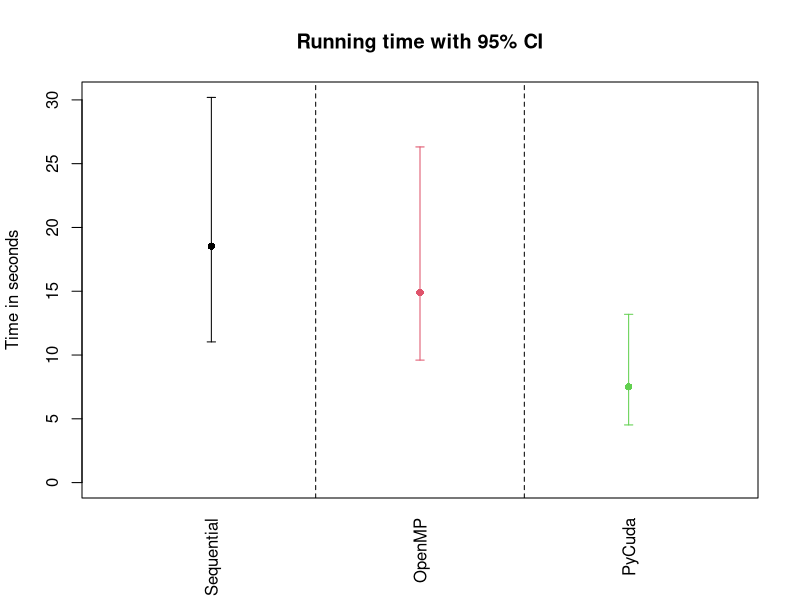
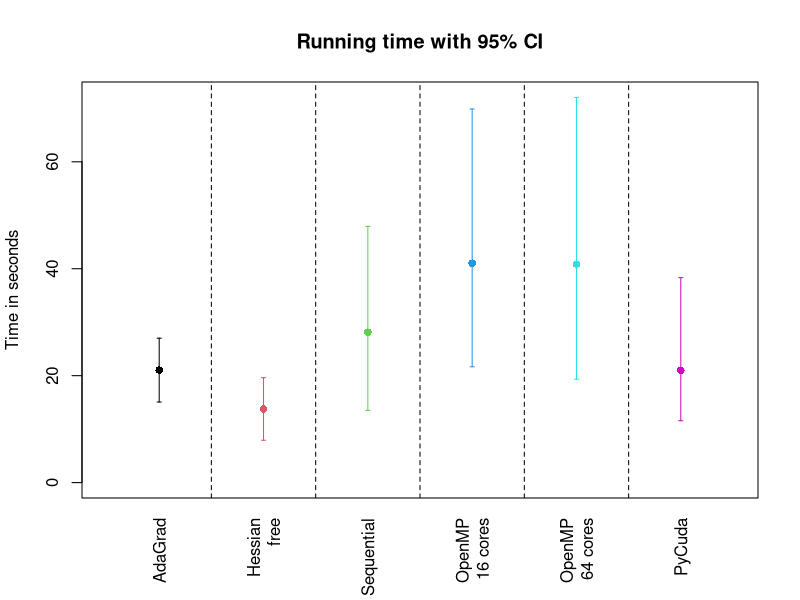

These charts were generated, in order, by the following R code:
plotTimes = function(data, labels){
  plot(data[1,], pch = 16, col = 1:ncol(data), ylim = c(0, max(data)), 
       xaxt = "n", xlab = "", ylab = "Time in seconds", xlim = c(0.5,ncol(data)+.5), 
       main = "Running time with 95% CI" )
  axis(side = 1, at = 1:ncol(data), labels = labels, tick = F, las = 2)
  for (i in 1:ncol(data)){
    if (i < ncol(data)){abline(v = i+.5, lty = 2)}
    segments(i,data[2,i],i,data[3,i], col = i)
    segments(i-.02,data[2:3,i],i+.02,data[2:3,i], col = i)
  }
}

# Exercise 2 (Adam?)
seq = c(18.5330983472,11.0279892445, 30.1942003429)
openMP = c(14.9100168781, 9.60147128105, 26.312218219)
pycuda = c(7.50733185935, 4.52090799212, 13.1926374018)
data = cbind(seq, openMP, pycuda)

png("images/adam_time.png")
plotTimes(data, labels = c("Sequential", "OpenMP", "PyCuda"))
dev.off()

# Exercise 4 (Hessian-Free)
adagrad = c(22.11327004, 20.99232507, 20.67294908, 21.50551796, 20.75233102,
22.05125189, 21.38181114, 23.677526, 22.23660803, 22.30888796,
14.05756593, 18.08011985, 19.73524594, 22.54485297, 17.04361391,
22.02792001, 22.47860503, 20.608922, 21.00822711, 23.78029704,
21.42607212, 21.29130912, 20.53942299, 21.21694303, 22.57947993,
21.95840693, 24.32899284, 22.9603219,  22.87017012, 21.20456409,
21.90778995, 21.08343601, 21.50300503, 21.53422499, 13.81168413,
22.60522199, 19.88480997, 7.45160484, 19.97562003, 20.16937613,
20.27532506, 22.59281611, 16.26733088, 16.46365118, 16.29503918,
23.00759101, 26.50316787, 22.54556799, 22.93052983, 24.2192111, 20.99614,
23.31750512, 21.214499, 21.41280198, 21.38578701, 10.68650699,
22.892905, 20.91852498, 21.82952499, 23.821877, 23.5960412,
18.76557589, 21.46441102, 21.42458797, 21.77034688, 17.06581402,
22.19701409, 24.07997298, 26.86816216, 23.07671595, 22.20187902,
23.25679016, 23.27407503, 23.405653, 22.63115716, 23.38570499,
14.93108296, 21.98823094, 15.65240216, 23.34415507, 22.76237607,
14.55085206, 21.06373596, 23.20424914, 25.40794516, 19.02210116,
20.89142084, 22.88376904, 23.03055191, 22.05191588, 22.41539788,
21.63741899, 18.83792615, 21.52511191, 14.34979415, 21.65945911,
21.15891695, 21.192698, 21.48585892, 21.53771591)
hessian = c(12.0897491,  15.61970711, 16.73269105, 19.51019096, 12.57617712
            , 14.30676794, 19.97101283, 12.46764612, 14.41777802, 20.47156787
            , 15.16088295, 16.49967599, 12.83834004, 16.83595586, 12.79600692
            , 14.84608483, 12.43463302, 24.49118304, 11.70132303, 11.72675514
            , 11.18041396, 13.03090405, 12.49246407, 11.98750997, 14.23958588
            , 12.627985, 13.04756689, 12.02765989, 14.80588412, 12.95769,  12.39289188
            , 13.09264302, 13.43699598, 14.73765588, 11.33010721, 14.18877387
            , 12.63954496, 14.23659706, 11.44752288, 12.1742332,  13.72819901
            , 12.45664597, 17.12006998, 13.27799797, 12.5478251,  12.19316697
            , 14.44936299, 13.38547301, 16.3413589,  13.98735404, 11.17660403
            , 12.23527002, 12.9973259,  11.66814017, 13.17126703, 21.08877897
            , 13.34077692, 12.88290191, 18.08759594, 13.1812551,  10.22021389
            , 12.41685104, 11.50975013, 14.88097692, 12.4733901,  11.89593887
            , 14.9053781,  24.47285509, 13.98910499, 12.035923, 11.21567106
            , 13.971596, 14.24634814, 10.08802986, 11.74070501, 13.17543507
            , 11.14087105, 11.11139202, 11.76184797, 10.25734997, 13.70303202
            , 10.20409799, 11.68141794, 10.63993907, 12.52129793, 10.40049887
            , 14.13986397, 12.14019012, 13.81961083, 14.84065795, 21.051018
            , 12.96687102, 15.11099696, 24.83531904, 10.28632212, 11.60003114
            , 16.04657006, 11.84397697, 12.37280583, 14.63371396)

adagrad = c(mean(adagrad), mean(adagrad)+sd(adagrad)*qnorm(c(0.025,0.975)))
hessian = c(mean(hessian), mean(hessian)+sd(hessian)*qnorm(c(0.025,0.975)))
seq = c(28.1367368197, 13.5122228265, 47.9142556608)
openMP16 = c(41.0403354907, 21.6629123032, 69.8737324953)
openMP64 = c(40.8446625209, 19.3463171542, 72.0430283785)
cuda = c(21.002744205, 11.5748599172, 38.3353739738)
ex2 = cbind(adagrad, hessian, seq, openMP16, openMP64, cuda)

png("images/experiment4_times.png")
plotTimes(ex2, c("AdaGrad", "Hessian\nfree", "Sequential", "OpenMP\n16 cores", "OpenMP\n64 cores", "PyCuda"))
dev.off()
